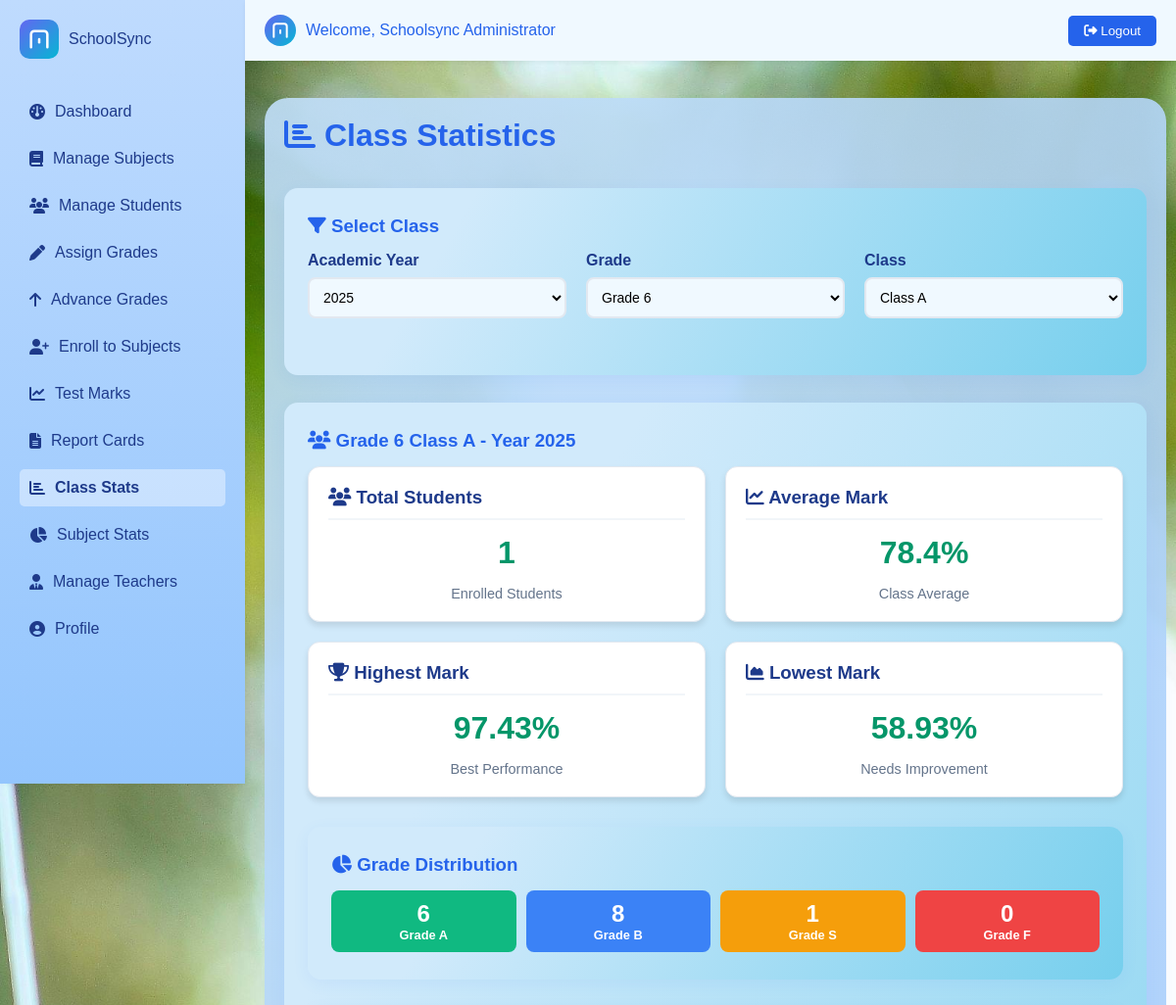
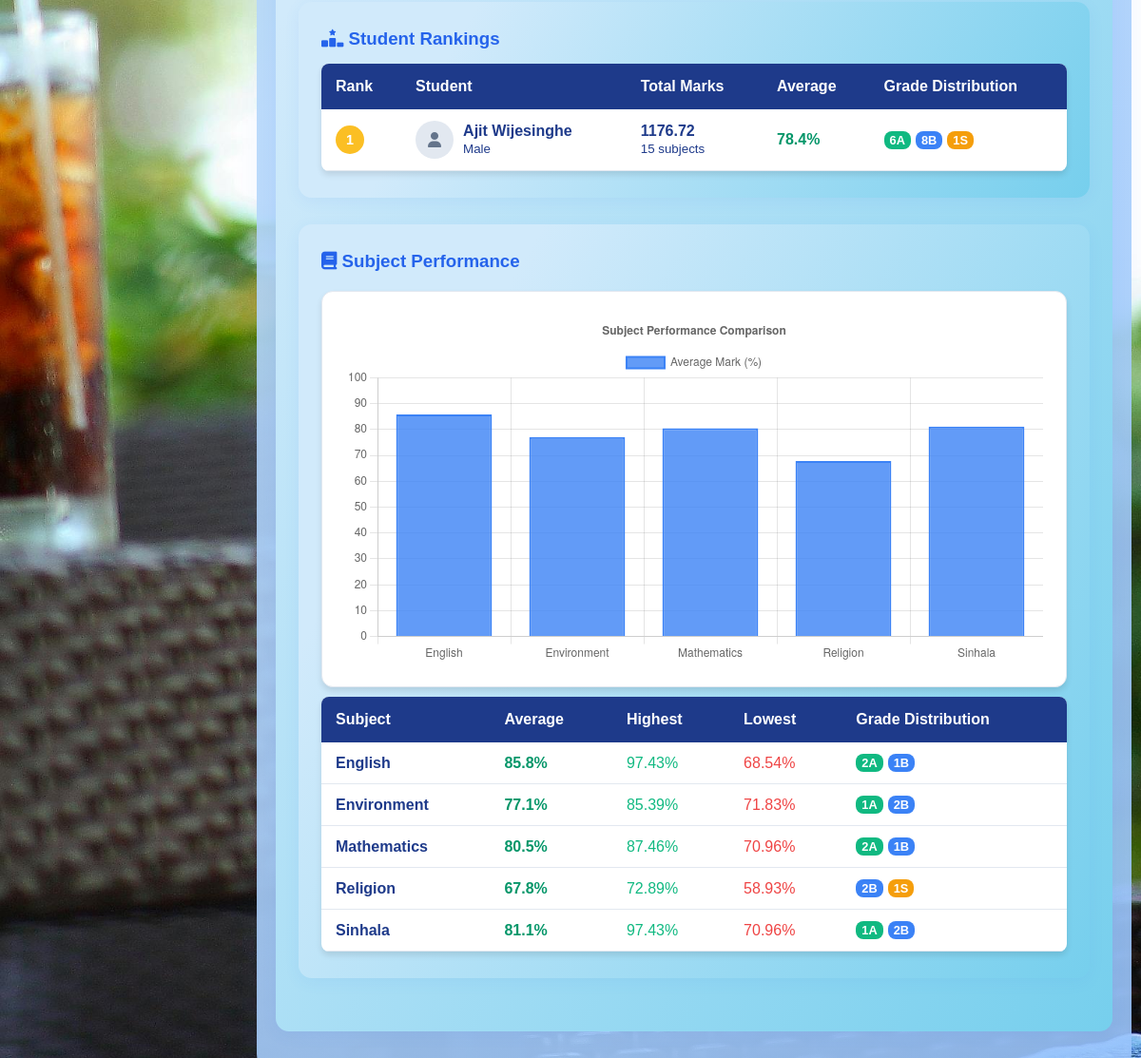
Page /php/class_stats.php?year=2025&grade=6&class=A (signed in) on the committed database (2 pictures, top to bottom).
### tables this page shows
CREATE TABLE `students` (
  `id` int(11) NOT NULL,
  `full_name` varchar(100) NOT NULL,
  `gender` enum('male','female') NOT NULL,
  `birth_date` date NOT NULL,
  `address` text DEFAULT NULL,
  `phone` varchar(15) DEFAULT NULL,
  `email` varchar(100) DEFAULT NULL,
  `religion` varchar(50) DEFAULT NULL,
  `father_name` varchar(100) DEFAULT NULL,
  `mother_name` varchar(100) DEFAULT NULL,
  `guardian_name` varchar(100) DEFAULT NULL,
  `guardian_phone` varchar(15) DEFAULT NULL,
  `guardian_email` varchar(100) DEFAULT NULL,
  `special_details` text DEFAULT NULL,
  `status` enum('active','inactive') NOT NULL DEFAULT 'active',
  `image_path` varchar(255) DEFAULT NULL,
  `created_at` timestamp NOT NULL DEFAULT current_timestamp()
);

CREATE TABLE `subjects` (
  `id` int(11) NOT NULL,
  `name` varchar(100) NOT NULL,
  `description` text DEFAULT NULL,
  `status` enum('active','inactive') NOT NULL DEFAULT 'active'
);

### php/class_stats.php (the view, shortened to what the rows shown need)
<?php
include 'config.php';
$current_year = date('Y');
$selected_year = isset($_GET['year']) ? (int)$_GET['year'] : $current_year;
$selected_grade = isset($_GET['grade']) ? (int)$_GET['grade'] : 6;
$selected_class = isset($_GET['class']) ? $_GET['class'] : 'A';
$class_stats = array();
$student_rankings = array();
$subject_stats = array();
if ($selected_year && $selected_grade && $selected_class) {
    $students_sql = "SELECT DISTINCT s.id, s.full_name, s.gender, s.image_path
                     FROM students s
                     JOIN student_grades sg ON s.id = sg.student_id
                     JOIN grades g ON sg.grade_id = g.id
                     WHERE g.year = ? AND g.grade_number = ? AND g.class_name = ? AND sg.status = 'active'
                     ORDER BY s.full_name";
    $students_stmt = $conn->prepare($students_sql);
    $students_stmt->bind_param("iis", $selected_year, $selected_grade, $selected_class);
    $students_stmt->execute();
    $students_result = $students_stmt->get_result();
    $student_ids = array();
    while ($student = $students_result->fetch_assoc()) {
        $student_ids[] = $student['id'];
    }
    if (!empty($student_ids)) {
        $overall_sql = "SELECT
                           COUNT(DISTINCT m.student_id) as total_students,
                           COUNT(m.id) as total_marks,
                           MIN(m.mark) as min_mark,
                           MAX(m.mark) as max_mark,
                           AVG(m.mark) as avg_mark,
                           COUNT(CASE WHEN m.mark >= 75 THEN 1 END) as grade_a_count,
                           COUNT(CASE WHEN m.mark >= 60 AND m.mark < 75 THEN 1 END) as grade_b_count,
                           COUNT(CASE WHEN m.mark >= 40 AND m.mark < 60 THEN 1 END) as grade_s_count,
                           COUNT(CASE WHEN m.mark < 40 THEN 1 END) as grade_f_count
                        FROM marks m
                        JOIN student_grades sg ON m.student_id = sg.student_id
                        JOIN grades g ON sg.grade_id = g.id
                        WHERE g.year = ? AND g.grade_number = ? AND g.class_name = ? AND m.student_id IN (" . implode(',', $student_ids) . ")";
        $overall_stmt = $conn->prepare($overall_sql);
        $overall_stmt->bind_param("iis", $selected_year, $selected_grade, $selected_class);
        $overall_stmt->execute();
        $overall_result = $overall_stmt->get_result();
        $class_stats = $overall_result->fetch_assoc();
        $ranking_sql = "SELECT
                           s.id, s.full_name, s.gender, s.image_path,
                           COUNT(m.id) as subjects_count,
                           SUM(m.mark) as total_marks,
                           AVG(m.mark) as average_mark,
                           COUNT(CASE WHEN m.mark >= 75 THEN 1 END) as a_grades,
                           COUNT(CASE WHEN m.mark >= 60 AND m.mark < 75 THEN 1 END) as b_grades,
                           COUNT(CASE WHEN m.mark >= 40 AND m.mark < 60 THEN 1 END) as s_grades,
                           COUNT(CASE WHEN m.mark < 40 THEN 1 END) as f_grades
                        FROM students s
                        LEFT JOIN marks m ON s.id = m.student_id
                        LEFT JOIN student_grades sg ON s.id = sg.student_id
                        LEFT JOIN grades g ON sg.grade_id = g.id
                        WHERE g.year = ? AND g.grade_number = ? AND g.class_name = ? AND sg.status = 'active'
                        GROUP BY s.id, s.full_name, s.gender, s.image_path
                        ORDER BY total_marks DESC, average_mark DESC";
        $ranking_stmt = $conn->prepare($ranking_sql);
        $ranking_stmt->bind_param("iis", $selected_year, $selected_grade, $selected_class);
        $ranking_stmt->execute();
        $ranking_result = $ranking_stmt->get_result();
        while ($row = $ranking_result->fetch_assoc()) {
            $student_rankings[] = $row;
        }
        $subject_sql = "SELECT
                           s.id, s.name,
                           COUNT(m.id) as total_marks,
                           MIN(m.mark) as min_mark,
                           MAX(m.mark) as max_mark,
                           AVG(m.mark) as avg_mark,
                           COUNT(CASE WHEN m.mark >= 75 THEN 1 END) as grade_a_count,
                           COUNT(CASE WHEN m.mark >= 60 AND m.mark < 75 THEN 1 END) as grade_b_count,
                           COUNT(CASE WHEN m.mark >= 40 AND m.mark < 60 THEN 1 END) as grade_s_count,
                           COUNT(CASE WHEN m.mark < 40 THEN 1 END) as grade_f_count
                        FROM subjects s
                        LEFT JOIN marks m ON s.id = m.subject_id
                        LEFT JOIN student_grades sg ON m.student_id = sg.student_id
                        LEFT JOIN grades g ON sg.grade_id = g.id
                        WHERE g.year = ? AND g.grade_number = ? AND g.class_name = ? AND m.student_id IN (" . implode(',', $student_ids) . ")
                        GROUP BY s.id, s.name
                        ORDER BY s.name";
        $subject_stmt = $conn->prepare($subject_sql);
        $subject_stmt->bind_param("iis", $selected_year, $selected_grade, $selected_class);
        $subject_stmt->execute();
        $subject_result = $subject_stmt->get_result();
        while ($row = $subject_result->fetch_assoc()) {
            $subject_stats[] = $row;
        }
    }
}
?>
<!DOCTYPE html>
<html lang="en">
<head>
    <link rel="stylesheet" href="../css/styles.css">
    <link rel="stylesheet" href="https://cdnjs.cloudflare.com/ajax/libs/font-awesome/6.4.2/css/all.min.css">
</head>
<body>
    <div class="container">
        <div class="header-container">
            <h1><i class="fa-solid fa-chart-bar"></i> Class Statistics</h1>
        </div>
        <?php if ($selected_year && $selected_grade && $selected_class && !empty($class_stats)): ?>
            <div class="card">
                <?php if (!empty($student_rankings)): ?>
                    <div class="card">
                        <table class="ranking-table">
                            <thead>
                                <tr>
                                    <th>Rank</th>
                                    <th>Student</th>
                                    <th>Total Marks</th>
                                    <th>Average</th>
                                    <th>Grade Distribution</th>
                                </tr>
                            </thead>
                            <tbody>
                                <?php foreach ($student_rankings as $index => $student): ?>
                                    <tr>
                                        <td>
                                            <?php
                                            $rank = $index + 1;
                                            $rank_class = $rank <= 3 ? "rank-$rank" : "rank-other";
                                            ?>
                                            <span class="rank-badge <?php echo $rank_class; ?>"><?php echo $rank; ?></span>
                                        </td>
                                        <td>
                                            <div style="display: flex; align-items: center; gap: 10px;">
                                                <div style="width: 40px; height: 40px; border-radius: 50%; background: #e2e8f0; display: flex; align-items: center; justify-content: center; color: #64748b; overflow: hidden;">
                                                    <?php if ($student['image_path']): ?>
                                                        <img src="<?php echo htmlspecialchars($student['image_path']); ?>" alt="Student Photo" style="width: 100%; height: 100%; object-fit: cover;">
                                                    <?php else: ?>
                                                        <i class="fa-solid fa-user"></i>
                                                    <?php endif; ?>
                                                </div>
                                                <div>
                                                    <strong><?php echo htmlspecialchars($student['full_name']); ?></strong>
                                                    <br><small><?php echo ucfirst($student['gender']); ?></small>
                                                </div>
                                            </div>
                                        </td>
                                        <td>
                                            <strong><?php echo $student['total_marks']; ?></strong>
                                            <br><small><?php echo $student['subjects_count']; ?> subjects</small>
                                        </td>
                                        <td>
                                            <strong style="color: #059669;"><?php echo round($student['average_mark'], 1); ?>%</strong>
                                        </td>
                                        <td>
                                            <div style="display: flex; gap: 5px; flex-wrap: wrap;">
                                                <?php if ($student['a_grades'] > 0): ?>
                                                    <span class="grade-item grade-a" style="font-size: 0.8rem; padding: 2px 6px;"><?php echo $student['a_grades']; ?>A</span>
                                                <?php endif; ?>
                                                <?php if ($student['b_grades'] > 0): ?>
                                                    <span class="grade-item grade-b" style="font-size: 0.8rem; padding: 2px 6px;"><?php echo $student['b_grades']; ?>B</span>
                                                <?php endif; ?>
                                                <?php if ($student['s_grades'] > 0): ?>
                                                    <span class="grade-item grade-s" style="font-size: 0.8rem; padding: 2px 6px;"><?php echo $student['s_grades']; ?>S</span>
                                                <?php endif; ?>
                                            </div>
                                        </td>
                                    </tr>
                                <?php endforeach; ?>
                            </tbody>
                        </table>
                    </div>
                <?php endif; ?>
                <?php if (!empty($subject_stats)): ?>
                    <div class="card">
                        <table class="ranking-table">
                            <thead>
                                <tr>
                                    <th>Subject</th>
                                    <th>Average</th>
                                    <th>Highest</th>
                                    <th>Lowest</th>
                                    <th>Grade Distribution</th>
                                </tr>
                            </thead>
                            <tbody>
                                <?php foreach ($subject_stats as $subject): ?>
                                    <tr>
                                        <td><strong><?php echo htmlspecialchars($subject['name']); ?></strong></td>
                                        <td><strong style="color: #059669;"><?php echo round($subject['avg_mark'], 1); ?>%</strong></td>
                                        <td style="color: #10b981;"><?php echo $subject['max_mark']; ?>%</td>
                                        <td style="color: #ef4444;"><?php echo $subject['min_mark']; ?>%</td>
                                        <td>
                                            <div style="display: flex; gap: 5px; flex-wrap: wrap;">
                                                <?php if ($subject['grade_a_count'] > 0): ?>
                                                    <span class="grade-item grade-a" style="font-size: 0.8rem; padding: 2px 6px;"><?php echo $subject['grade_a_count']; ?>A</span>
                                                <?php endif; ?>
                                                <?php if ($subject['grade_b_count'] > 0): ?>
                                                    <span class="grade-item grade-b" style="font-size: 0.8rem; padding: 2px 6px;"><?php echo $subject['grade_b_count']; ?>B</span>
                                                <?php endif; ?>
                                                <?php if ($subject['grade_s_count'] > 0): ?>
                                                    <span class="grade-item grade-s" style="font-size: 0.8rem; padding: 2px 6px;"><?php echo $subject['grade_s_count']; ?>S</span>
                                                <?php endif; ?>
                                            </div>
                                        </td>
                                    </tr>
                                <?php endforeach; ?>
                            </tbody>
                        </table>
                    </div>
                <?php endif; ?>
            </div>
        <?php endif; ?>
    </div>
    <script>
        // Auto-submit form when selections change
        document.querySelectorAll('select').forEach(select => {
            select.addEventListener('change', function() {
                if (this.value) {
                    this.form.submit();
                }
            });
        });
        // Subject Performance Chart
        <?php if (!empty($subject_stats)): ?>
        const ctx = document.getElementById('subjectChart').getContext('2d');
        new Chart(ctx, {
            type: 'bar',
            data: {
                labels: [<?php echo implode(',', array_map(function($subject) { return "'" . addslashes($subject['name']) . "'"; }, $subject_stats)); ?>],
                datasets: [{
                    label: 'Average Mark (%)',
                    data: [<?php echo implode(',', array_map(function($subject) { return round($subject['avg_mark'], 1); }, $subject_stats)); ?>],
                    backgroundColor: 'rgba(59, 130, 246, 0.8)',
                    borderColor: 'rgba(59, 130, 246, 1)',
                    borderWidth: 2
                }]
            },
            options: {
                responsive: true,
                scales: {
                    y: {
                        beginAtZero: true,
                        max: 100
                    }
                },
                plugins: {
                    title: {
                        display: true,
                        text: 'Subject Performance Comparison'
                    }
                }
            }
        });
        <?php endif; ?>
    </script>
</body>
</html>

### rows in the picture
students: rank "1", full_name "Ajit Wijesinghe", gender "Male", total_marks "1176.72", subjects_count "15", average_mark "78.4", a_grades "6", b_grades "8", s_grades "1"
subjects: name "English", avg_mark "85.8", max_mark "97.43", min_mark "68.54", grade_a_count "2", grade_b_count "1"
subjects: name "Environment", avg_mark "77.1", max_mark "85.39", min_mark "71.83", grade_a_count "1", grade_b_count "2"
subjects: name "Mathematics", avg_mark "80.5", max_mark "87.46", min_mark "70.96", grade_a_count "2", grade_b_count "1"
subjects: name "Religion", avg_mark "67.8", max_mark "72.89", min_mark "58.93", grade_b_count "2", grade_s_count "1"
subjects: name "Sinhala", avg_mark "81.1", max_mark "97.43", min_mark "70.96", grade_a_count "1", grade_b_count "2"

### other values in the picture
$_SESSION['full_name'] "Schoolsync Administrator"
$selected_grade "6"
$selected_class "A"
$selected_year "2025"
$class_stats['total_students'] "1"
$class_stats['avg_mark'] "78.4"
$class_stats['max_mark'] "97.43"
$class_stats['min_mark'] "58.93"
$class_stats['grade_a_count'] "6"
$class_stats['grade_b_count'] "8"
$class_stats['grade_s_count'] "1"
$class_stats['grade_f_count'] "0"
form field year "2025"
